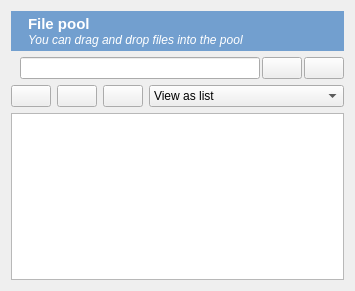
<?xml version="1.0" encoding="UTF-8"?>
<ui version="4.0">
 <class>Form</class>
 <widget class="QWidget" name="Form">
  <property name="geometry">
   <rect>
    <x>0</x>
    <y>0</y>
    <width>355</width>
    <height>291</height>
   </rect>
  </property>
  <property name="acceptDrops">
   <bool>true</bool>
  </property>
  <property name="windowTitle">
   <string>Form</string>
  </property>
  <layout class="QVBoxLayout" name="verticalLayout">
   <item>
    <widget class="QWidget" name="widget" native="true">
     <property name="styleSheet">
      <string notr="true">background-color: #729fcf;
color: rgb(255, 255, 255);</string>
     </property>
     <layout class="QHBoxLayout" name="horizontalLayout">
      <property name="margin">
       <number>4</number>
      </property>
      <item>
       <widget class="QLabel" name="label">
        <property name="sizePolicy">
         <sizepolicy hsizetype="Fixed" vsizetype="Preferred">
          <horstretch>0</horstretch>
          <verstretch>0</verstretch>
         </sizepolicy>
        </property>
        <property name="text">
         <string/>
        </property>
        <property name="pixmap">
         <pixmap resource="icons.qrc">:/icons/pool_large.png</pixmap>
        </property>
       </widget>
      </item>
      <item>
       <widget class="QLabel" name="label_3">
        <property name="text">
         <string>&lt;!DOCTYPE HTML PUBLIC &quot;-//W3C//DTD HTML 4.0//EN&quot; &quot;http://www.w3.org/TR/REC-html40/strict.dtd&quot;&gt;
&lt;html&gt;&lt;head&gt;&lt;meta name=&quot;qrichtext&quot; content=&quot;1&quot; /&gt;&lt;style type=&quot;text/css&quot;&gt;
p, li { white-space: pre-wrap; }
&lt;/style&gt;&lt;/head&gt;&lt;body style=&quot; font-family:'Ubuntu'; font-size:9pt; font-weight:400; font-style:normal;&quot;&gt;
&lt;p style=&quot; margin-top:0px; margin-bottom:0px; margin-left:0px; margin-right:0px; -qt-block-indent:0; text-indent:0px;&quot;&gt;&lt;span style=&quot; font-size:11pt; font-weight:600;&quot;&gt;File pool&lt;/span&gt;&lt;/p&gt;
&lt;p style=&quot; margin-top:0px; margin-bottom:0px; margin-left:0px; margin-right:0px; -qt-block-indent:0; text-indent:0px;&quot;&gt;&lt;span style=&quot; font-style:italic;&quot;&gt;You can drag and drop files into the pool&lt;/span&gt;&lt;/p&gt;&lt;/body&gt;&lt;/html&gt;</string>
        </property>
       </widget>
      </item>
     </layout>
    </widget>
   </item>
   <item>
    <widget class="QWidget" name="widget_pool" native="true">
     <property name="sizePolicy">
      <sizepolicy hsizetype="Preferred" vsizetype="Fixed">
       <horstretch>0</horstretch>
       <verstretch>0</verstretch>
      </sizepolicy>
     </property>
     <layout class="QHBoxLayout" name="horizontalLayout_3">
      <property name="spacing">
       <number>2</number>
      </property>
      <property name="margin">
       <number>0</number>
      </property>
      <item>
       <widget class="QLabel" name="label_2">
        <property name="text">
         <string/>
        </property>
        <property name="pixmap">
         <pixmap resource="icons.qrc">:/icons/variable_inspector.png</pixmap>
        </property>
       </widget>
      </item>
      <item>
       <widget class="QLineEdit" name="edit_pool_filter">
        <property name="toolTip">
         <string>Enter a filter</string>
        </property>
       </widget>
      </item>
      <item>
       <widget class="QPushButton" name="button_pool_filter_clear">
        <property name="sizePolicy">
         <sizepolicy hsizetype="Minimum" vsizetype="Fixed">
          <horstretch>0</horstretch>
          <verstretch>0</verstretch>
         </sizepolicy>
        </property>
        <property name="toolTip">
         <string>Clear filter</string>
        </property>
        <property name="text">
         <string/>
        </property>
        <property name="icon">
         <iconset resource="icons.qrc">
          <normaloff>:/icons/clear.png</normaloff>:/icons/clear.png</iconset>
        </property>
        <property name="iconSize">
         <size>
          <width>16</width>
          <height>16</height>
         </size>
        </property>
       </widget>
      </item>
      <item>
       <widget class="QPushButton" name="button_help_pool">
        <property name="toolTip">
         <string>Help</string>
        </property>
        <property name="text">
         <string/>
        </property>
        <property name="icon">
         <iconset resource="icons.qrc">
          <normaloff>:/icons/help.png</normaloff>:/icons/help.png</iconset>
        </property>
        <property name="iconSize">
         <size>
          <width>16</width>
          <height>16</height>
         </size>
        </property>
       </widget>
      </item>
     </layout>
    </widget>
   </item>
   <item>
    <widget class="QWidget" name="widget_2" native="true">
     <layout class="QHBoxLayout" name="horizontalLayout_2">
      <property name="margin">
       <number>0</number>
      </property>
      <item>
       <widget class="QPushButton" name="button_pool_add">
        <property name="sizePolicy">
         <sizepolicy hsizetype="Minimum" vsizetype="Fixed">
          <horstretch>0</horstretch>
          <verstretch>0</verstretch>
         </sizepolicy>
        </property>
        <property name="toolTip">
         <string>Add file</string>
        </property>
        <property name="text">
         <string/>
        </property>
        <property name="icon">
         <iconset resource="icons.qrc">
          <normaloff>:/icons/add.png</normaloff>:/icons/add.png</iconset>
        </property>
       </widget>
      </item>
      <item>
       <widget class="QPushButton" name="button_refresh">
        <property name="text">
         <string/>
        </property>
        <property name="icon">
         <iconset resource="icons.qrc">
          <normaloff>:/icons/refresh.png</normaloff>:/icons/refresh.png</iconset>
        </property>
       </widget>
      </item>
      <item>
       <widget class="QPushButton" name="button_browse_pool">
        <property name="toolTip">
         <string>Open file pool in file manager</string>
        </property>
        <property name="text">
         <string/>
        </property>
        <property name="icon">
         <iconset resource="icons.qrc">
          <normaloff>:/icons/browse.png</normaloff>:/icons/browse.png</iconset>
        </property>
        <property name="iconSize">
         <size>
          <width>16</width>
          <height>16</height>
         </size>
        </property>
       </widget>
      </item>
      <item>
       <widget class="QComboBox" name="combobox_view">
        <property name="sizePolicy">
         <sizepolicy hsizetype="Expanding" vsizetype="Fixed">
          <horstretch>0</horstretch>
          <verstretch>0</verstretch>
         </sizepolicy>
        </property>
        <item>
         <property name="text">
          <string>View as list</string>
         </property>
         <property name="icon">
          <iconset resource="icons.qrc">
           <normaloff>:/icons/variable_inspector.png</normaloff>:/icons/variable_inspector.png</iconset>
         </property>
        </item>
        <item>
         <property name="text">
          <string>View as icons</string>
         </property>
         <property name="icon">
          <iconset resource="icons.qrc">
           <normaloff>:/icons/variable_inspector.png</normaloff>:/icons/variable_inspector.png</iconset>
         </property>
        </item>
       </widget>
      </item>
     </layout>
    </widget>
   </item>
   <item>
    <widget class="QListWidget" name="list_pool">
     <property name="contextMenuPolicy">
      <enum>Qt::ActionsContextMenu</enum>
     </property>
     <property name="acceptDrops">
      <bool>true</bool>
     </property>
     <property name="alternatingRowColors">
      <bool>true</bool>
     </property>
     <property name="selectionMode">
      <enum>QAbstractItemView::ExtendedSelection</enum>
     </property>
     <property name="viewMode">
      <enum>QListView::ListMode</enum>
     </property>
     <property name="uniformItemSizes">
      <bool>true</bool>
     </property>
     <property name="wordWrap">
      <bool>true</bool>
     </property>
     <property name="selectionRectVisible">
      <bool>true</bool>
     </property>
     <property name="sortingEnabled">
      <bool>true</bool>
     </property>
    </widget>
   </item>
  </layout>
 </widget>
 <resources>
  <include location="icons.qrc"/>
 </resources>
 <connections>
  <connection>
   <sender>button_pool_filter_clear</sender>
   <signal>clicked()</signal>
   <receiver>edit_pool_filter</receiver>
   <slot>clear()</slot>
   <hints>
    <hint type="sourcelabel">
     <x>315</x>
     <y>25</y>
    </hint>
    <hint type="destinationlabel">
     <x>158</x>
     <y>25</y>
    </hint>
   </hints>
  </connection>
 </connections>
</ui>
